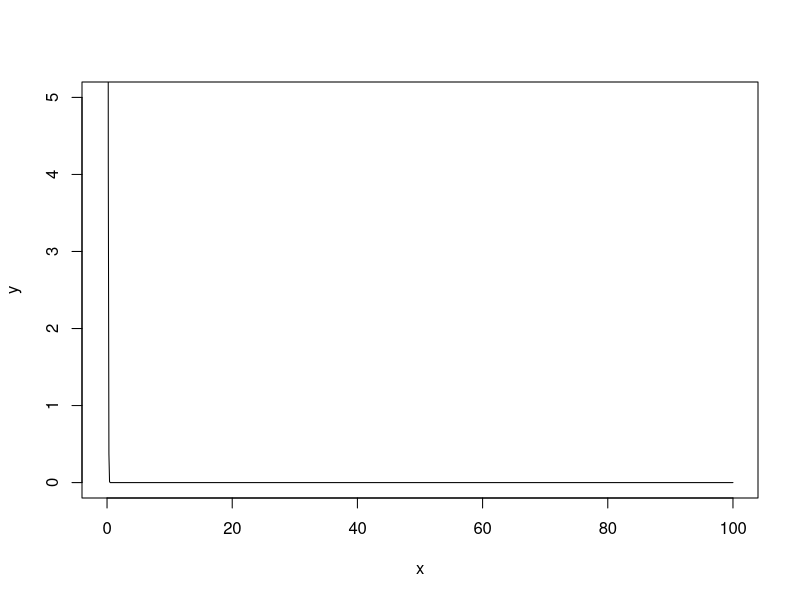
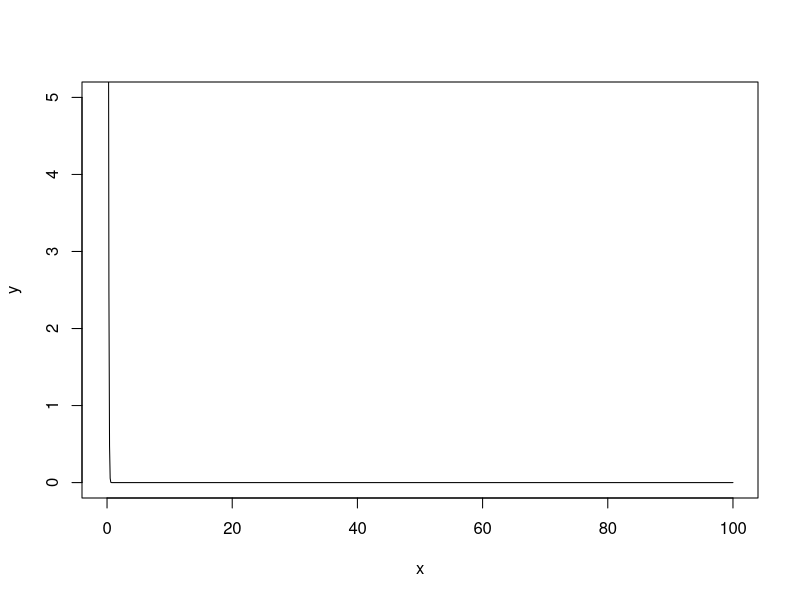
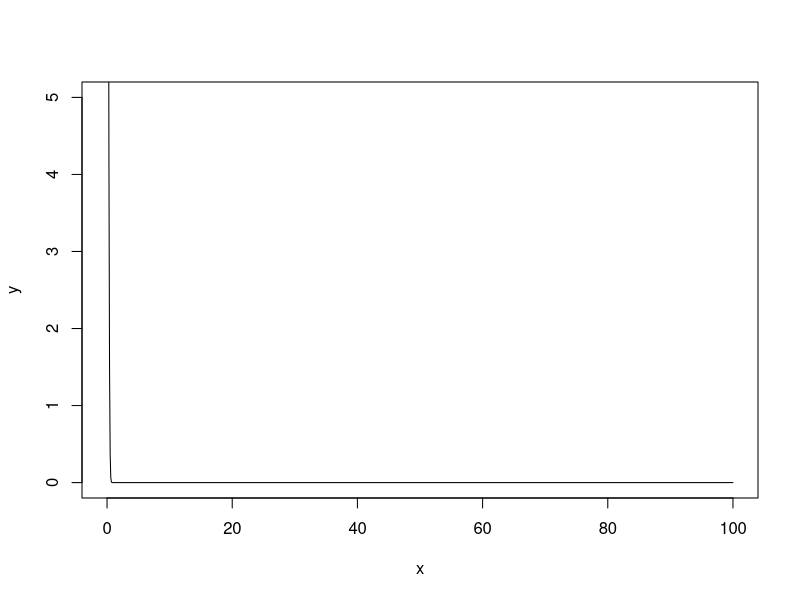
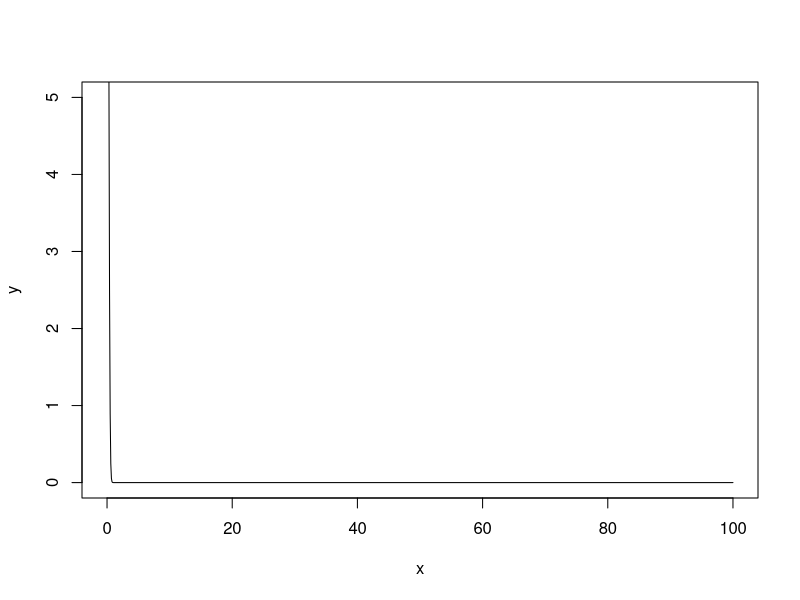
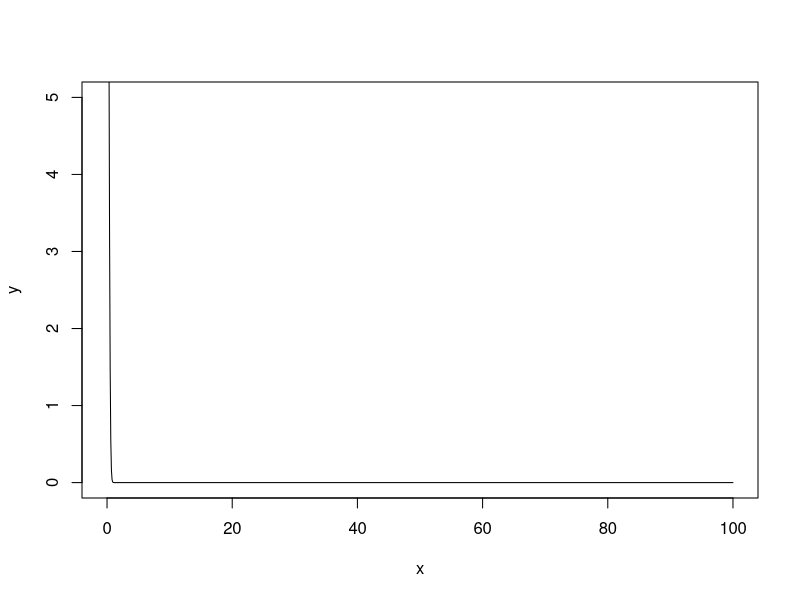
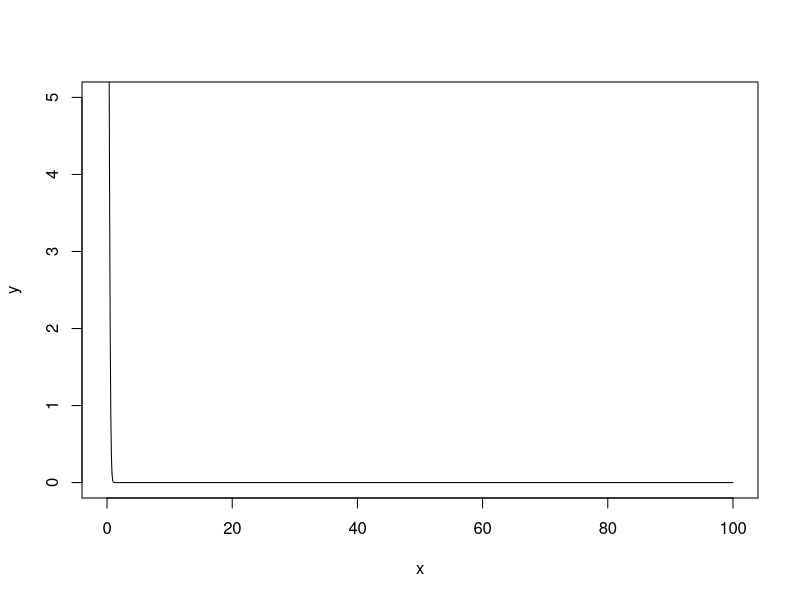
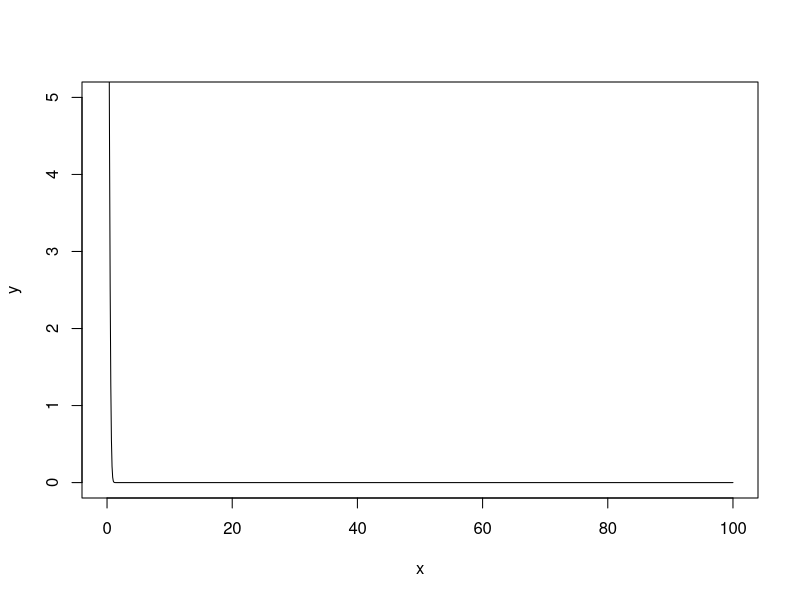
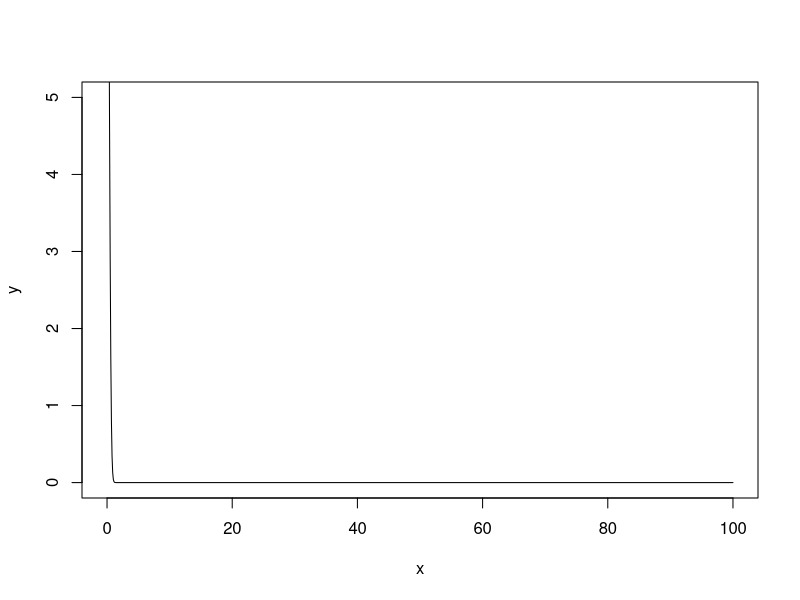

Source code (R) for these figures, in order:
generalwave <- function(C, alpha, beta, gamma, T){

	x = seq(0,100,0.1)
	
	t = 1 

	while(t < T){


		y = (C / sqrt(t) ) * exp(- ((alpha *t - beta*x)^2)/ (gamma * t))
		plot(x,y, type="l", ylim=c(0,5)) 
		t = t + 1 
	}
}

T = 250
u = 0.01
deltaX = 1
uTilde = u*deltaX

c = sqrt(2*pi/(deltaX*uTilde))
alph = uTilde
gam = 2* deltaX * uTilde


generalwave(c, alph, 1, gam, 1000)

simData = read.csv("332618708717554_Populations.txt", sep = "\t", head = F)

simData = simData[c("V2", "V3", "V4", "V5", "V6", "V7", "V8", "V9", "V10", "V11")]

cellTypes = c(0:9)

T = 1
#while(T < 1000){
	#pops = unlist(simData[T,]/1000)
	
	#generalwave(c,alph,1,gam, T)
	#matplot(cellTypes, pops, type="l",lty=2, add=T, ylim=c(0,10))

	#T = T + 1

#}
